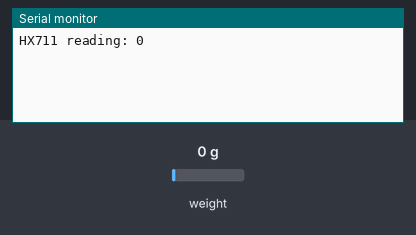
A sketch run on a simulated ESP8266 (NodeMCU). Shown: the last lines printed to the serial monitor. The test bench sets the inputs (shaded band); at power-on: weight on the scale 0 g. WiFi joins after 1.5 s; servers stay silent unless stated.

Above: at 3.0 s.
3.1 s: weight on the scale set to 100 g
At 4.2 s:
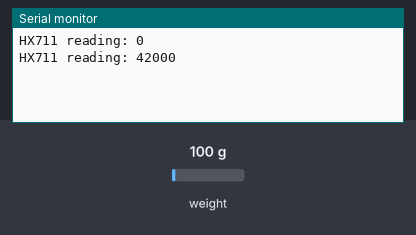
4.6 s: weight on the scale set to 1250 g
At 6.6 s:
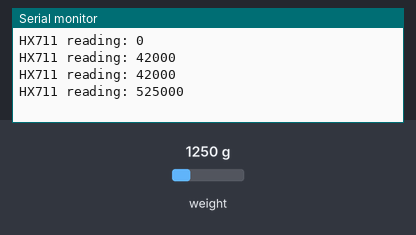
Timing chart, 0 to 8.1 s (numbered marks = the images above; inputs shaded):
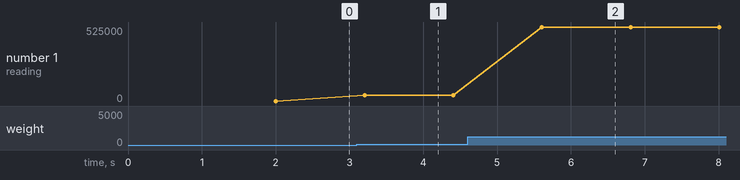

Measured:
- after the input at 3.1 s, the serial monitor: prints a new line after 0.10 s (image 1)
- after the input at 4.6 s, the serial monitor: prints a new line after 1.0 s (image 2)
- plotted number 1: 0 → 42000 after the input at 3.1 s, 42000 → 525000 after the input at 4.6 s

The sketch:

Drinkit.ino
```cpp
#define BLYNK_PRINT Serial


#include <ESP8266WiFi.h>
#include <BlynkSimpleEsp8266.h>

// You should get Auth Token in the Blynk App.
// Go to the Project Settings (nut icon).
char auth[] = "0e310d6d3f984c7f90a4b0dc8f9cd2a6";

// Your WiFi credentials.
// Set password to "" for open networks.
char ssid[] = "Nimmerland";
char pass[] = "7Uzgl4#1";
long Gewicht = 0;

#include <HX711.h>

// HX711 circuit wiring
const int LOADCELL_DOUT_PIN = D1;
const int LOADCELL_SCK_PIN = D2;

HX711 scale;


void setup() {
  Serial.begin(9600);
  scale.begin(LOADCELL_DOUT_PIN, LOADCELL_SCK_PIN); // Start the HX711
  Blynk.begin(auth, ssid, pass);                    // Connect to Blynk
}

void loop() {

   Blynk.run();

  if (scale.is_ready()) {
    long reading = scale.read();
    Gewicht =scale.read();
    Serial.print("HX711 reading: ");
    Serial.println(reading);
  } else {
    Serial.println("HX711 not found.");
  }


Blynk.virtualWrite(V1,Gewicht);

 if (Gewicht > 9000) {

    Blynk.notify("Hey, Trink mal was");
  }
delay(1000);


}
```
